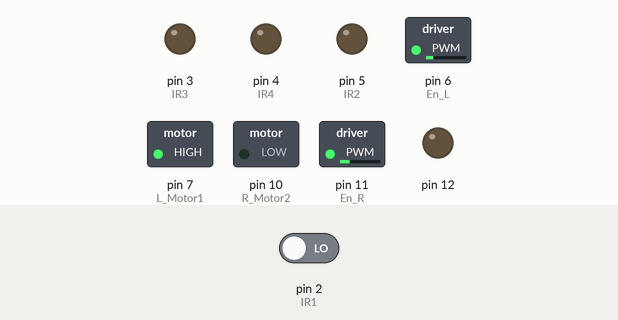
The sketch below on a simulated Arduino Uno, built with avr-gcc and run on an emulated ATmega328P. On the bench: switched loads named in the sketch (green lamp = pin HIGH), output pins drawn as LEDs (lit = HIGH). The inputs (shaded band) are chosen by the test bench; at power-on: pin 2 (IR1) LOW.

Above: at 1.2 s.
1.3 s: pin 2 (IR1) driven HIGH
At 2.5 s:
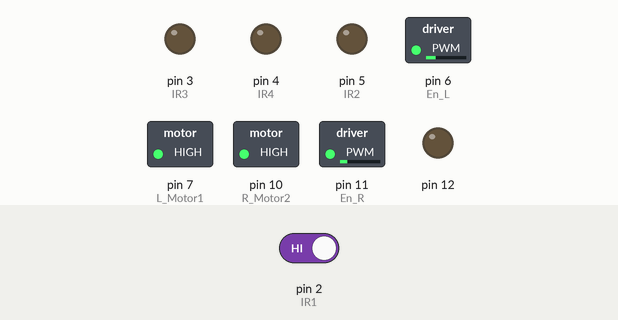
2.8 s: pin 2 (IR1) driven LOW
At 3.7 s:
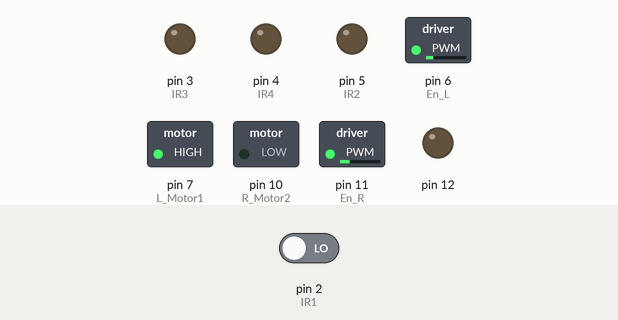
Timing chart, 0 to 5.8 s (numbered marks = the images above; inputs shaded):
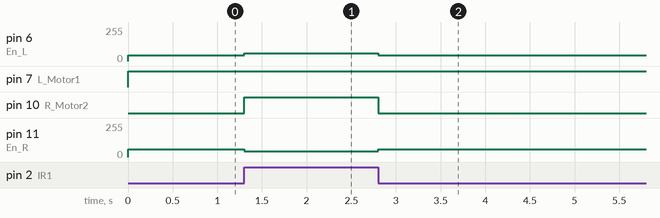

The sketch:

4_ir_line_follower.ino
```cpp
#define IR1 2
#define IR2 5
#define IR3 3
#define IR4 4

int En_R=11;
int En_L=6;
int L_Motor1=7;
int L_Motor2=8;
int R_Motor1=9;
int R_Motor2=10;
int Max=60;
int Min=45;


void Forward()
{
    analogWrite(En_L,Max);
    analogWrite(En_R,Max);
    digitalWrite(L_Motor1,HIGH);
    digitalWrite(L_Motor2,LOW);
    digitalWrite(R_Motor1,HIGH);
    digitalWrite(R_Motor2,LOW);
}

void Left()
{
    analogWrite(En_L,Min);
    analogWrite(En_R,Max);
    digitalWrite(L_Motor1,HIGH);
    digitalWrite(L_Motor2,LOW);
    digitalWrite(R_Motor1,HIGH);
    digitalWrite(R_Motor2,LOW);
}

void Right()
{
    analogWrite(En_L,Max);
    analogWrite(En_R,Min);
    digitalWrite(L_Motor1,HIGH);
    digitalWrite(L_Motor2,LOW);
    digitalWrite(R_Motor1,HIGH);
    digitalWrite(R_Motor2,LOW);
}

void E_Left()
{
    analogWrite(En_L,Min);
    analogWrite(En_R,Max);
    digitalWrite(L_Motor1,LOW);
    digitalWrite(L_Motor2,HIGH);
    digitalWrite(R_Motor1,HIGH);
    digitalWrite(R_Motor2,LOW);
}
void E_Right()
{
    analogWrite(En_L,Max);
    analogWrite(En_R,Min);
    digitalWrite(L_Motor1,HIGH);
    digitalWrite(L_Motor2,LOW);
    digitalWrite(R_Motor1,LOW);
    digitalWrite(R_Motor2,HIGH);
}

void U_Turn()
{
    analogWrite(En_L,Max);
    analogWrite(En_R,Max);
    digitalWrite(L_Motor1,HIGH);
    digitalWrite(L_Motor2,LOW);
    digitalWrite(R_Motor1,LOW);
    digitalWrite(R_Motor2,HIGH);
}

void setup()
{
  // put your setup code here, to run once:
  pinMode(IR1,INPUT);
  pinMode(IR2,INPUT);
  pinMode(IR3,INPUT);
  pinMode(IR4,INPUT);

  pinMode(3,OUTPUT);
  pinMode(10,OUTPUT);
  pinMode(4,OUTPUT);
  pinMode(7,OUTPUT);
  pinMode(12,OUTPUT);
  pinMode(5,OUTPUT);
}

void loop() {


if(digitalRead(IR1)==1 && digitalRead(IR2)==1 && digitalRead(IR3)==1 && digitalRead(IR4)==1)
  {
    U_Turn();
  }

  else if(digitalRead(IR1)==1 && digitalRead(IR2)==0 && digitalRead(IR3)==0 && digitalRead(IR4)==1)
  {
    Forward();
  }

  else if(digitalRead(IR1)==0 && digitalRead(IR2)==1 && digitalRead(IR3)==1 && digitalRead(IR4)==1)
  {
    Left();
  }

  else if(digitalRead(IR1)==1 && digitalRead(IR2)==0 && digitalRead(IR3)==1 && digitalRead(IR4)==1)
  {
    Forward();
  }

  else if(digitalRead(IR1)==1 && digitalRead(IR2)==1 && digitalRead(IR3)==0 && digitalRead(IR4)==1)
  {
    Forward();
  }
  else if(digitalRead(IR1)==1 && digitalRead(IR2)==1 && digitalRead(IR3)==1 && digitalRead(IR4)==0)
  {
    Right();
  }

  else if(digitalRead(IR1)==0 && digitalRead(IR2)==0 && digitalRead(IR3)==1 && digitalRead(IR4)==1)
  {

    Left();
  }


 else if(digitalRead(IR1)==1 && digitalRead(IR2)==1 && digitalRead(IR3)==0 && digitalRead(IR4)==0)
  {
    Right();
  }

  else if(digitalRead(IR1)==0 && digitalRead(IR2)==1 && digitalRead(IR3)==1 && digitalRead(IR4)==0)
  {
    Left();
  }

  else if(digitalRead(IR1)==0 && digitalRead(IR2)==0 && digitalRead(IR3)==0 && digitalRead(IR4)==1)
  {
    E_Left();
  }

  else if(digitalRead(IR1)==1 && digitalRead(IR2)==0 && digitalRead(IR3)==0 && digitalRead(IR4)==0)
  {
    E_Right();
  }

  else if(digitalRead(IR1)==0 && digitalRead(IR2)==1 && digitalRead(IR3)==0 && digitalRead(IR4)==0)
  {
    Forward();
  }

  else if(digitalRead(IR1)==0 && digitalRead(IR2)==0 && digitalRead(IR3)==1 && digitalRead(IR4)==0)
  {
    Forward();
  }

  else if(digitalRead(IR1)==0 && digitalRead(IR2)==1 && digitalRead(IR3)==0 && digitalRead(IR4)==1)
  {
    Forward();
  }

  else if(digitalRead(IR1)==1 && digitalRead(IR2)==0 && digitalRead(IR3)==1 && digitalRead(IR4)==0)
  {
    Forward();
  }

  else if(digitalRead(IR1)==0 && digitalRead(IR2)==0 && digitalRead(IR3)==0 && digitalRead(IR4)==0)
  {
    Left();
  }
}
```

Measured:
- after the input at 1.3 s, pin 6 (En_L): 45/255 → 60/255 at once; pin 10 (R_Motor2): LOW → HIGH at once; pin 11 (En_R): 60/255 → 45/255 at once
- after the input at 2.8 s, pin 6 (En_L): 60/255 → 45/255 at once; pin 10 (R_Motor2): HIGH → LOW at once; pin 11 (En_R): 45/255 → 60/255 at once
